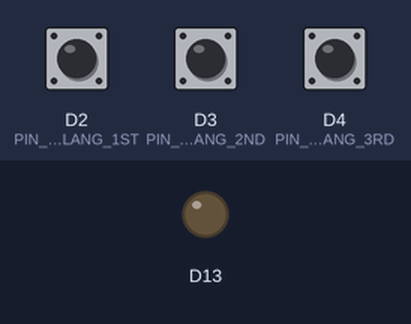
The sketch below on a simulated Arduino Zero (SAMD21). Shown: output pins drawn as LEDs (lit = HIGH). Inputs (shaded band) come from the test bench; at power-on: D2 (PIN_BTN_LANG_1ST) HIGH, D3 (PIN_BTN_LANG_2ND) HIGH, D4 (PIN_BTN_LANG_3RD) HIGH. USB keyboard and mouse output is not drawn.

Above: at 1.2 s.
1.3 s: D2 (PIN_BTN_LANG_1ST) pulled LOW for 1 s
At 1.45 s:
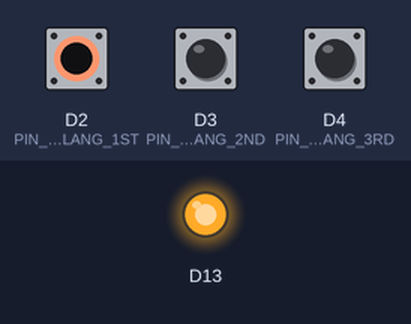
4.3 s: D3 (PIN_BTN_LANG_2ND) pulled LOW for 3.2 s
At 8.1 s:
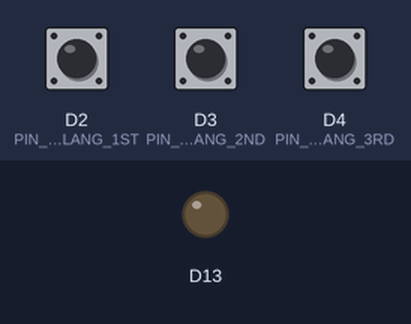
9.0 s: D2 (PIN_BTN_LANG_1ST) pulled LOW for 3.2 s
At 9.15 s:
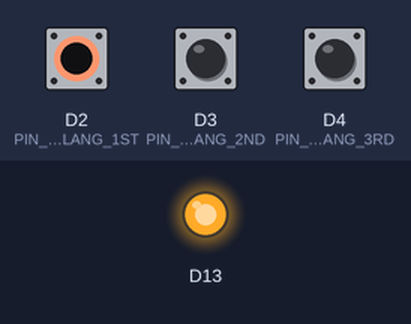
13.7 s: D4 (PIN_BTN_LANG_3RD) pulled LOW for 3.2 s
At 17.7 s:
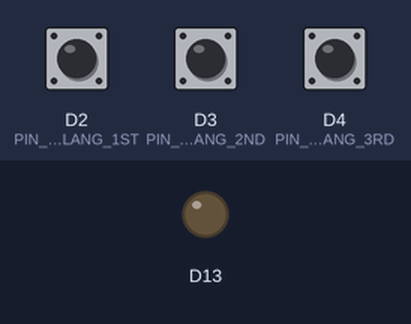
Timing chart, 0 to 19.2 s (numbered marks = the images above; inputs shaded):
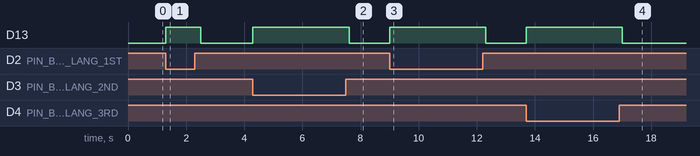

The sketch:

ClickSetButton_With_VolumePedal.ino
```cpp
// (licence header left out)
#include "HID-Project.h"

#define HORIZ_POS_ADJ     (1920)
#define VERT_POS_ADJ      (1760)
#define BTN_POS_DIFF      (720)
#define MOUSE_MOVE_ITR    (5)
#define PIN_BTN_LANG_1ST  (2)
#define PIN_BTN_LANG_2ND  (3)
#define PIN_BTN_LANG_3RD  (4)

typedef enum TAG_BTN_NAME
{
  LANG_1ST,
  LANG_2ND,
  LANG_3RD,
  LANG_MAX
}btn_name_t;

void MouseMoveAndClick(btn_name_t btn_no)
{
  AbsoluteMouse.moveTo(SHRT_MAX - HORIZ_POS_ADJ,
                        VERT_POS_ADJ + btn_no * BTN_POS_DIFF);
  for(int i=0;i<MOUSE_MOVE_ITR;i++)
  {
    Mouse.move(SCHAR_MAX, 0);
  }
  Mouse.click();

  return;
}

void setup() {
  // Prepare led + buttons
  pinMode(PIN_LED, OUTPUT);
  pinMode(PIN_BTN_LANG_1ST, INPUT_PULLUP);
  pinMode(PIN_BTN_LANG_2ND, INPUT_PULLUP);
  pinMode(PIN_BTN_LANG_3RD, INPUT_PULLUP);

  // Sends a clean report to the host. This is important on any Arduino type.
  AbsoluteMouse.begin();

  // Sends a clean report to the host. This is important on any Arduino type.
  Mouse.begin();
}

void loop() {
  if (!digitalRead(PIN_BTN_LANG_1ST)) {
    digitalWrite(PIN_LED, HIGH);
    MouseMoveAndClick(LANG_1ST);

    // Simple debounce
    delay(300);
    digitalWrite(PIN_LED, LOW);
  }

  if (!digitalRead(PIN_BTN_LANG_2ND)) {
    digitalWrite(PIN_LED, HIGH);
    MouseMoveAndClick(LANG_2ND);

    // Simple debounce
    delay(300);
    digitalWrite(PIN_LED, LOW);
  }

  if (!digitalRead(PIN_BTN_LANG_3RD)) {
    digitalWrite(PIN_LED, HIGH);
    MouseMoveAndClick(LANG_3RD);

    // simple debounce
    delay(300);
    digitalWrite(PIN_LED, LOW);
  }
}
```

Measured:
- after the input at 1.3 s, D13: LOW → HIGH at once, → LOW 1.2 s later
- after the input at 4.3 s, D13: LOW → HIGH at once, → LOW 3.3 s later
- after the input at 9.0 s, D13: LOW → HIGH at once, → LOW 3.3 s later
- after the input at 13.7 s, D13: LOW → HIGH at once, → LOW 3.3 s later
